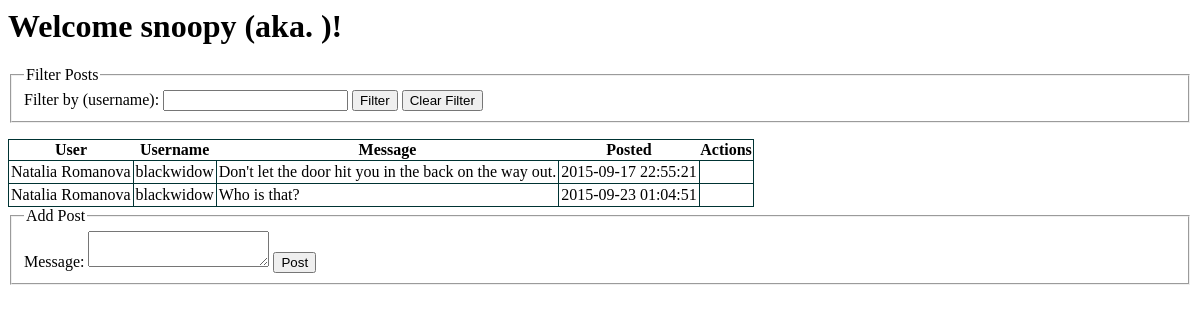
The app's page /posts/posts.php?username=blackwidow with its own data.
### tables this page shows
CREATE TABLE posts (
	id INT NOT NULL PRIMARY KEY AUTO_INCREMENT,
	user_id INT NOT NULL,
	message TEXT NOT NULL,
	posted TIMESTAMP DEFAULT CURRENT_TIMESTAMP ON UPDATE CURRENT_TIMESTAMP,
	FOREIGN KEY (user_id) REFERENCES users(id)
);

CREATE TABLE users (
	id INT NOT NULL PRIMARY KEY AUTO_INCREMENT,
	username VARCHAR (50) NOT NULL UNIQUE,
	password VARCHAR (255) NOT NULL,
	first_name VARCHAR(50) NOT NULL,
	last_name VARCHAR(50) NOT NULL,
	email VARCHAR(100) NOT NULL,
	species VARCHAR (100) NOT NULL DEFAULT 'human',
	gender CHAR(1) NOT NULL,
	age INT NOT NULL
);

### posts/Dao.php (called while the page is built, shortened)
<?php
class Dao
{
	private function getConnection()
	{
		$url = parse_url(getenv('CLEARDB_DATABASE_URL'));
		$host = $url["host"];
		$db   = substr($url["path"], 1);
		$user = $url["user"];
		$pass = $url["pass"];
		$conn = new PDO("mysql:host=$host;dbname=$db;", $user, $pass);
		$conn->setAttribute(PDO::ATTR_ERRMODE, PDO::ERRMODE_EXCEPTION);
		return $conn;
	}
	public function filterPostsByKey($key, $value)
	{
		$conn = $this->getConnection();
		$stmt = $conn->prepare("SELECT u.first_name, u.last_name, u.username, p.message, p.posted
							FROM posts AS p JOIN users AS u ON p.user_id = u.id
							WHERE $key = :value");
		$stmt->bindParam(":value", $value);
		$stmt->execute();
		return $stmt;
	}
}

### posts/posts.php (the view, shortened to what this page needs)
<?php
require_once('Dao.php');
$dao = new Dao();
if(isset($_POST['loginButton'])) {
	$userName = htmlspecialchars($_POST['username']);
	$realName = htmlspecialchars($_POST['realname']);
	$_SESSION['userName'] = $userName;
	$_SESSION['realName'] = $realName;
	$_SESSION['userId'] = $dao->getUser($userName)['id'];
} else {
	$userName = isset($_SESSION['userName']) ? $_SESSION['userName'] : 'snoopy';
	$realName = isset($_SESSION['realName']) ? $_SESSION['realName'] : '';
}
try {
	if(isset($_GET['username'])) {
		$username = htmlspecialchars($_GET['username']);
		$posts = $dao->filterPostsByKey("username", $username);
	} else {
		$posts = $dao->getPostsJoinUserName();
	}
} catch (PDOException $e) {
	echo "<p>Failed to retrieve posts.</p>";
	die;
}
?>
<html>
<head>
	<link rel="stylesheet" type="text/css" href="style.css">
</head>
<body>
	<h1>Welcome <?= $userName ?> (aka. <?= $realName ?>)!</h1>
	<form id="message-filter" action="handler.php" method="GET">
		<fieldset>
			<legend>Filter Posts</legend>
				<label for="username">Filter by (username):</label>
				<input type="text" id="username" name="username" />
				<input type="submit" name="filterButton" value="Filter" />
				<?php if(isset($_GET['username'])) {  ?>
					<input type="submit" name="clearButton" value="Clear Filter" />
				<?php } ?>
		</fieldset>
	</form>
	<table>
		<thead>
			<tr><th>User</th><th>Username</th><th>Message</th><th>Posted</th><th>Actions</th></tr>
		</thead>
		<tbody>
			<?php foreach($posts as $post) { ?>
			<tr>
				<td><?= $post['first_name'] . " " . $post['last_name']; ?></td>
				<td><?= $post['username'] ?></td>
				<td><?= $post['message']; ?></td>
				<td><?= $post['posted']; ?></td>
				<td>
				</td>
			</tr>
		<?php } ?>
		</tbody>
	</table>
	<form id="add-post" action="handler.php" method="POST">
		<fieldset>
			<legend>Add Post</legend>
				<label for="message">Message:</label>
				<textarea name="message" id="message"></textarea>
				<input type="submit" name="postButton" value="Post" />
		</fieldset>
	</form>
</body>
</html>

### posts/style.css (style rules this page uses)
table, tr, td { border: 1px solid #003333; border-collapse: collapse; }
td { padding: 2px; vertical-align: middle; }

### records on screen
posts: user.first_name "Natalia", user.last_name "Romanova", user.username "blackwidow", message "Don't let the door hit you in the back on the way out.", posted "2015-09-17 22:55:21"
posts: user.first_name "Natalia", user.last_name "Romanova", user.username "blackwidow", message "Who is that?", posted "2015-09-23 01:04:51"

### other values on screen
$userName "snoopy"
